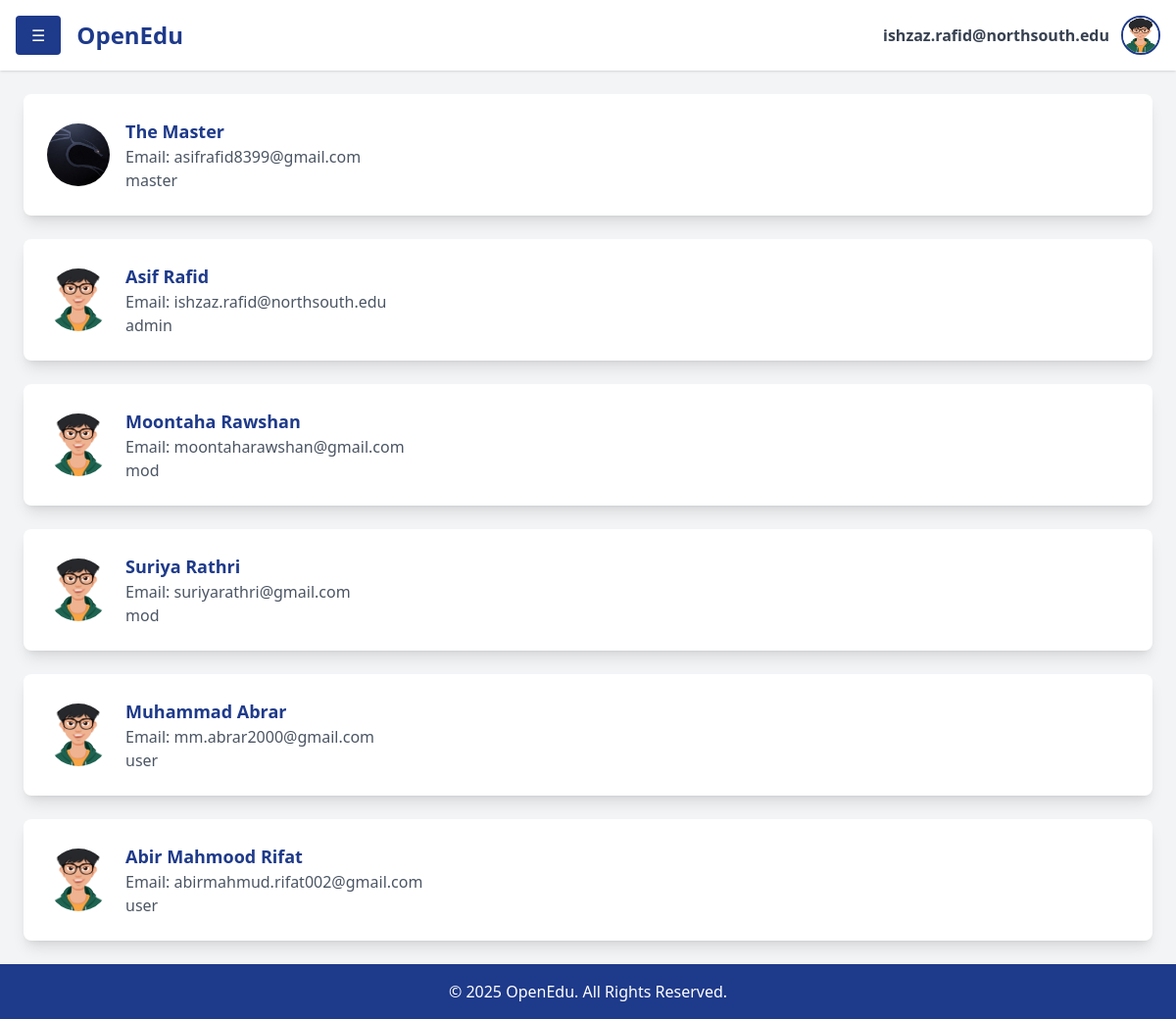
The page /students (signed in) on the database as committed earlier.
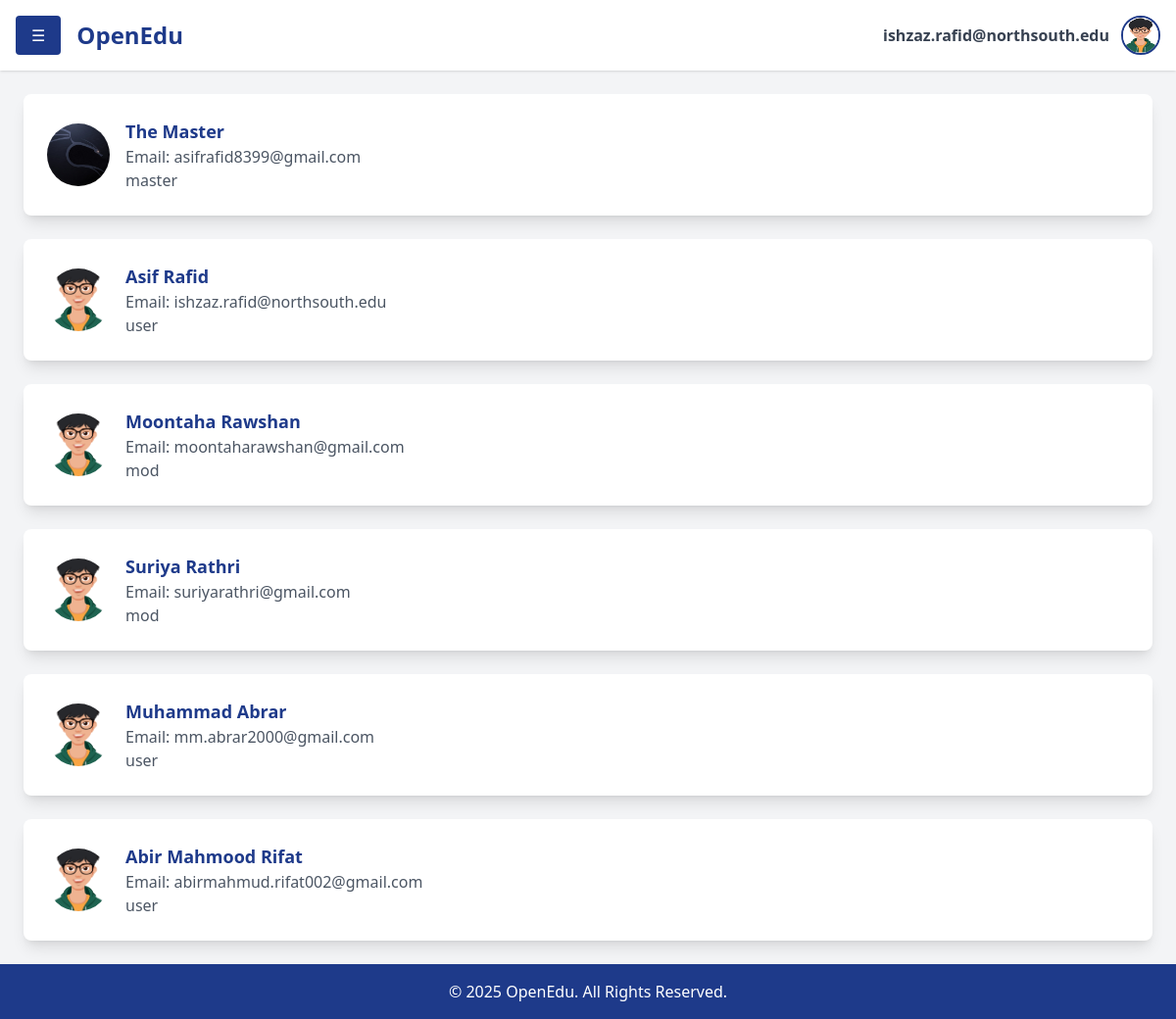
The same page on the database as committed later.
### accounts/models.py (models this page shows, shortened)
class User(AbstractUser):
    contact = models.CharField(max_length=15, blank=True, null=True)
    profilepicture = models.ImageField(upload_to='images/profilepictures', blank=True, null=True,default='images/profilepictures/rafid1.jpg')
    role=models.TextField(default='user')
    course=models.IntegerField(default=-1)
    department=models.IntegerField(default=-1)
    groups = models.ManyToManyField(
        'auth.Group',
        related_name='custom_user_set',
        blank=True
    )
    user_permissions = models.ManyToManyField(
        'auth.Permission',
        related_name='custom_user_permissions_set',
        blank=True
    )

### home/views.py (the view)
# urls.py: path('students', students, name='students'),
@login_required
def students(request):
    users=User.objects.all()
    context={'name':request.user.username,'users':users}
    return render(request,"pages/students.html",context)

### home/templates/pages/students.html
{% extends 'dashboard.html' %} {%block content %}
<div class="p-6 flex-grow">
  <div class="space-y-6">
    {%for user in users%}
    <div
      class="flex items-center bg-white p-6 rounded-lg shadow-lg hover:shadow-xl transition duration-300 transform hover:scale-105"
    >
      <div class="w-16 h-16 mr-4">
        <img
          src="{{user.profilepicture.url}}"
          class="w-full h-full rounded-full object-cover"
        />
      </div>
      <div>
        <h3 class="text-lg font-semibold text-blue-900">
          {{user.first_name}} {{user.last_name}}
        </h3>
        <p class="text-gray-600">Email: {{user.email}}</p>
        <p class="text-gray-600">{{user.role}}</p>
      </div>
    </div>
    {%endfor%}
  </div>
</div>
{%endblock%}

### home/templates/dashboard.html (shortened to what this page needs)
{% load static %}
<!DOCTYPE html>
<html lang="en">
  <head>
    <link rel="stylesheet" href="{% static 'css/dashboard.css' %}" />
    <script src="https://cdn.tailwindcss.com"></script>
  </head>
  <body class="bg-gray-100 flex">
    <div id="content" class="flex-1 flex flex-col min-h-screen ml-0">
      {% include 'inc/header.html' %} {% block content %}{% endblock %}
      {% include 'inc/footer.html' %}
  </body>
</html>

### home/templates/inc/header.html (shortened to what this page needs)
<header class="bg-white shadow p-4 flex justify-between items-center relative">
  <div class="flex items-center space-x-4">
    <button
      onclick="toggleSidebar()"
      class="bg-blue-900 text-white px-4 py-2 rounded"
    >
      ☰
    </button>
    <h1 class="text-2xl font-bold text-blue-900">OpenEdu</h1>
  </div>
  <div class="flex items-center space-x-3 relative">
    <span class="text-gray-700 font-semibold">
      {{ request.user.username }}
    </span>
    <a
      href="javascript:void(0);"
      onclick="toggleDropdownProfile()"
      class="w-10 h-10"
    >
      <img
        src="{{ request.user.profilepicture.url }}"
        alt="Profile"
        class="w-10 h-10 rounded-full border-2 border-blue-900"
      />
    </a>
  </div>
</header>

### home/templates/inc/footer.html
<footer class="bg-blue-900 text-white text-center p-4 mt-auto">
    <p>&copy; 2025 OpenEdu. All Rights Reserved.</p>
  </footer>
</div>

### home/static/css/dashboard.css (style rules this page uses)
#content { transition: margin-left 0.5s ease-in-out; }
footer { background-color: #1e40af; color: white; text-align: center; padding: 20px 0; position: relative; bottom: 0; width: 100%; }

Rows that differ between the two databases and show on the page:
changed User "Asif": role "admin" → "user"
